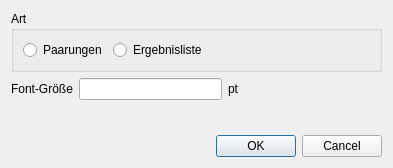
<?xml version="1.0" encoding="UTF-8"?>
<ui version="4.0">
 <class>SelectWindowDialog</class>
 <widget class="QDialog" name="SelectWindowDialog">
  <property name="geometry">
   <rect>
    <x>0</x>
    <y>0</y>
    <width>393</width>
    <height>168</height>
   </rect>
  </property>
  <property name="windowTitle">
   <string>Neues Fenster wählen</string>
  </property>
  <layout class="QVBoxLayout" name="verticalLayout">
   <item>
    <widget class="QGroupBox" name="gbWindow">
     <property name="title">
      <string>Art</string>
     </property>
     <layout class="QHBoxLayout" name="horizontalLayout">
      <item>
       <widget class="QRadioButton" name="rbRound">
        <property name="text">
         <string>Paarungen</string>
        </property>
       </widget>
      </item>
      <item>
       <widget class="QRadioButton" name="rbResult">
        <property name="text">
         <string>Ergebnisliste</string>
        </property>
       </widget>
      </item>
      <item>
       <spacer name="horizontalSpacer">
        <property name="orientation">
         <enum>Qt::Horizontal</enum>
        </property>
        <property name="sizeHint" stdset="0">
         <size>
          <width>210</width>
          <height>20</height>
         </size>
        </property>
       </spacer>
      </item>
     </layout>
    </widget>
   </item>
   <item>
    <layout class="QHBoxLayout" name="horizontalLayout_3">
     <item>
      <widget class="QLabel" name="tlFontSize">
       <property name="text">
        <string>Font-Größe</string>
       </property>
      </widget>
     </item>
     <item>
      <widget class="QLineEdit" name="leFontSize"/>
     </item>
     <item>
      <widget class="QLabel" name="tlPoint">
       <property name="text">
        <string>pt</string>
       </property>
      </widget>
     </item>
     <item>
      <spacer name="horizontalSpacer_2">
       <property name="orientation">
        <enum>Qt::Horizontal</enum>
       </property>
       <property name="sizeHint" stdset="0">
        <size>
         <width>40</width>
         <height>20</height>
        </size>
       </property>
      </spacer>
     </item>
    </layout>
   </item>
   <item>
    <spacer name="verticalSpacer">
     <property name="orientation">
      <enum>Qt::Vertical</enum>
     </property>
     <property name="sizeHint" stdset="0">
      <size>
       <width>20</width>
       <height>18</height>
      </size>
     </property>
    </spacer>
   </item>
   <item>
    <widget class="QDialogButtonBox" name="buttonBox">
     <property name="orientation">
      <enum>Qt::Horizontal</enum>
     </property>
     <property name="standardButtons">
      <set>QDialogButtonBox::Cancel|QDialogButtonBox::Ok</set>
     </property>
    </widget>
   </item>
  </layout>
 </widget>
 <resources/>
 <connections>
  <connection>
   <sender>buttonBox</sender>
   <signal>rejected()</signal>
   <receiver>SelectWindowDialog</receiver>
   <slot>reject()</slot>
   <hints>
    <hint type="sourcelabel">
     <x>31</x>
     <y>149</y>
    </hint>
    <hint type="destinationlabel">
     <x>20</x>
     <y>20</y>
    </hint>
   </hints>
  </connection>
  <connection>
   <sender>buttonBox</sender>
   <signal>accepted()</signal>
   <receiver>SelectWindowDialog</receiver>
   <slot>accept()</slot>
   <hints>
    <hint type="sourcelabel">
     <x>209</x>
     <y>141</y>
    </hint>
    <hint type="destinationlabel">
     <x>215</x>
     <y>-19</y>
    </hint>
   </hints>
  </connection>
 </connections>
</ui>
